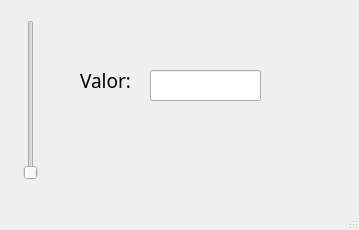
<?xml version="1.0" encoding="UTF-8"?>
<ui version="4.0">
 <class>MainWindow</class>
 <widget class="QMainWindow" name="MainWindow">
  <property name="geometry">
   <rect>
    <x>0</x>
    <y>0</y>
    <width>359</width>
    <height>230</height>
   </rect>
  </property>
  <property name="windowTitle">
   <string>MainWindow</string>
  </property>
  <widget class="QWidget" name="centralwidget">
   <widget class="QLineEdit" name="txt_valor">
    <property name="geometry">
     <rect>
      <x>150</x>
      <y>70</y>
      <width>111</width>
      <height>31</height>
     </rect>
    </property>
    <property name="font">
     <font>
      <family>VisbyHeavy</family>
      <pointsize>14</pointsize>
     </font>
    </property>
    <property name="text">
     <string/>
    </property>
    <property name="readOnly">
     <bool>true</bool>
    </property>
   </widget>
   <widget class="QLabel" name="label">
    <property name="geometry">
     <rect>
      <x>80</x>
      <y>70</y>
      <width>61</width>
      <height>21</height>
     </rect>
    </property>
    <property name="font">
     <font>
      <family>VisbyHeavy</family>
      <pointsize>14</pointsize>
      <weight>7</weight>
      <italic>false</italic>
      <bold>false</bold>
     </font>
    </property>
    <property name="styleSheet">
     <string notr="true">font: 57 14pt &quot;VisbyHeavy&quot;;</string>
    </property>
    <property name="text">
     <string>Valor:</string>
    </property>
   </widget>
   <widget class="QSlider" name="vSlider">
    <property name="geometry">
     <rect>
      <x>20</x>
      <y>20</y>
      <width>22</width>
      <height>160</height>
     </rect>
    </property>
    <property name="orientation">
     <enum>Qt::Vertical</enum>
    </property>
   </widget>
  </widget>
  <widget class="QMenuBar" name="menubar">
   <property name="geometry">
    <rect>
     <x>0</x>
     <y>0</y>
     <width>359</width>
     <height>21</height>
    </rect>
   </property>
  </widget>
  <widget class="QStatusBar" name="statusbar"/>
 </widget>
 <resources/>
 <connections/>
</ui>
